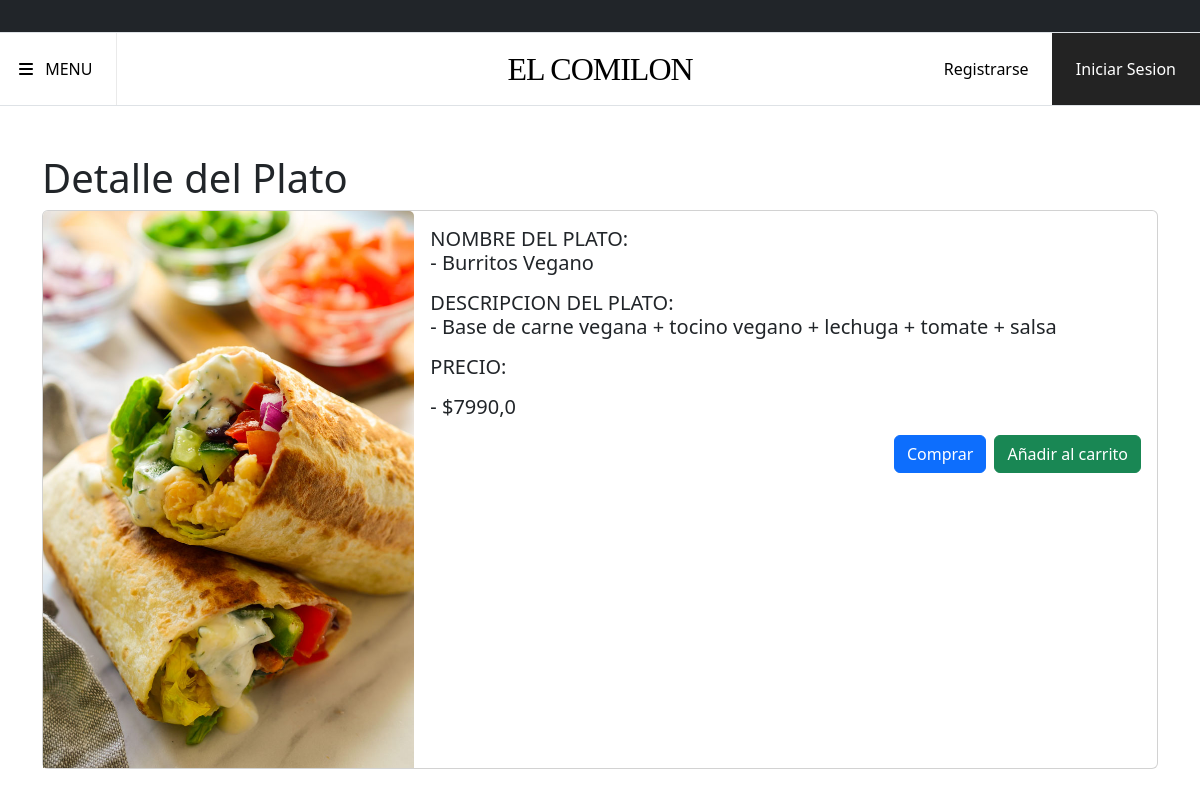
Screenshot of /detalle-producto/1 with the database file from the repository.
### core/models.py (models this page shows, shortened)
class Plato(models.Model):
    nombre = models.CharField(max_length=200)
    precio_venta = models.FloatField(validators=[MinValueValidator(1.0)])
    descripcion = models.TextField()
    categoria = models.CharField(choices=CATEGORIA_CHOISES, max_length=80)
    imagen_producto = models.ImageField(upload_to='imagenproducto')
    class Meta:
        verbose_name_plural = 'Platillo'

### core/views.py (the view)
# urls.py: path('detalle-producto/<int:pk>', views.VistaDetallePlato.as_view(), name='detalle-producto'),
class VistaDetallePlato(View):
    def get(self, request, pk):
        plato = Plato.objects.get(pk=pk)
        return render(request, 'core/detalle-producto.html', {'plato':plato})

### core/templates/core/detalle-producto.html (shortened to what this page needs)
{% extends 'core/base.html' %}
{% load static %}
{% block contenido %}
<div class="container mt-5">
  <h1>Detalle del Plato</h1>
  <div class="card">
    <div class="row g-0">
      <div class="col-md-4">
        <img src="{{plato.imagen_producto.url}}" alt="Foto del Plato" class="card-img-top plato-img">
      </div>
      <div class="col-md-8">
        <div class="card-body">
          <h5 class="card-title">NOMBRE DEL PLATO: <p>- {{plato.nombre}}</p></h5>
          <h5 class="card-title">DESCRIPCION DEL PLATO: <p>- {{plato.descripcion}}</p></h5>
          <h5 class="card-title">PRECIO: </p>- ${{plato.precio_venta}}</p></h5>
          <div class="d-flex justify-content-end">
            <button class="btn btn-primary me-2" type="button">Comprar</button>
            <button class="btn btn-success" type="button">Añadir al carrito</button>
          </div>
        </div>
      </div>
    </div>
  </div>
</div>
{% endblock contenido %}

### rows the page displays
Plato: imagen_producto (picture), nombre "Burritos Vegano", descripcion "Base de carne vegana + tocino vegano + lechuga + tomate + salsa", precio_venta "7990,0"
